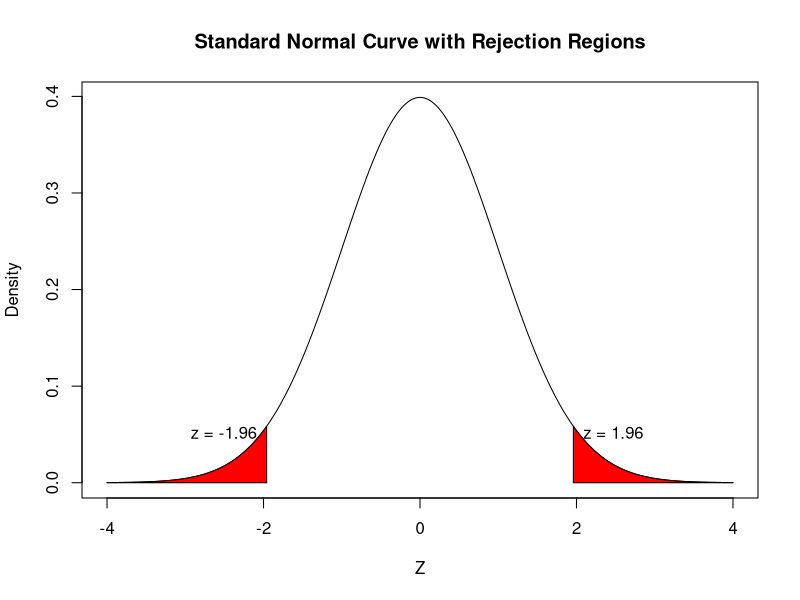

This chart was generated by the following R code:
# Q7: Plot a standard normal curve and shade the rejection regions

alpha <- 0.05
critical_z <- qnorm(1 - alpha / 2)

x <- seq(-4, 4, length.out = 1000)
y <- dnorm(x)

plot(x, y, type = "l", main = "Standard Normal Curve with Rejection Regions", xlab = "Z", ylab = "Density")

# Shade rejection regions
x_reject_pos <- seq(critical_z, 4, length.out = 100)
y_reject_pos <- dnorm(x_reject_pos)
polygon(c(critical_z, x_reject_pos, 4), c(0, y_reject_pos, 0), col = "red")

x_reject_neg <- seq(-4, -critical_z, length.out = 100)
y_reject_neg <- dnorm(x_reject_neg)
polygon(c(-4, x_reject_neg, -critical_z), c(0, y_reject_neg, 0), col = "red")

# Label critical Z-values
text(critical_z, 0.05, paste("z =", round(critical_z, 2)), pos = 4)
text(-critical_z, 0.05, paste("z =", round(-critical_z, 2)), pos = 2)
